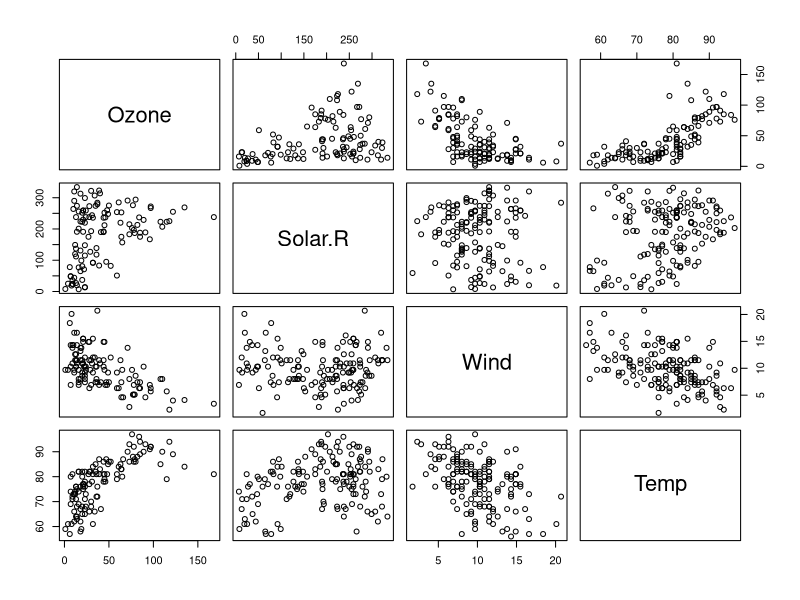
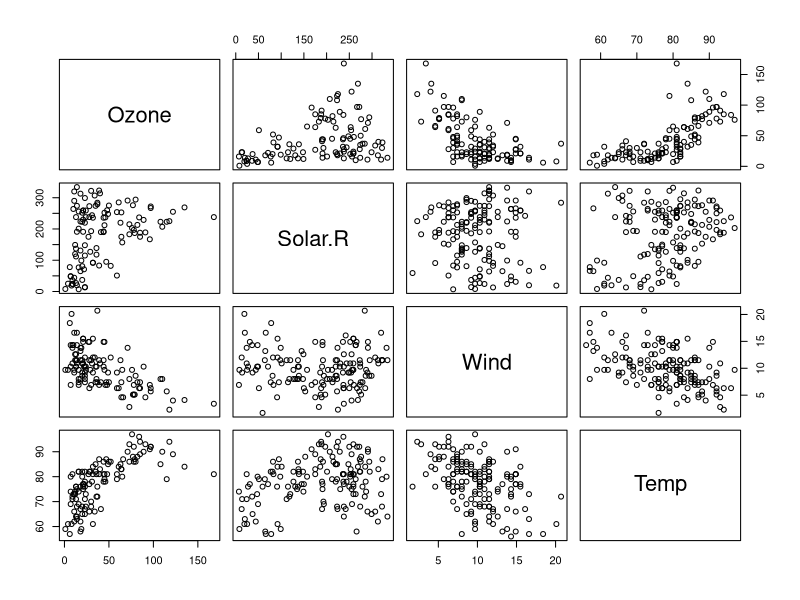
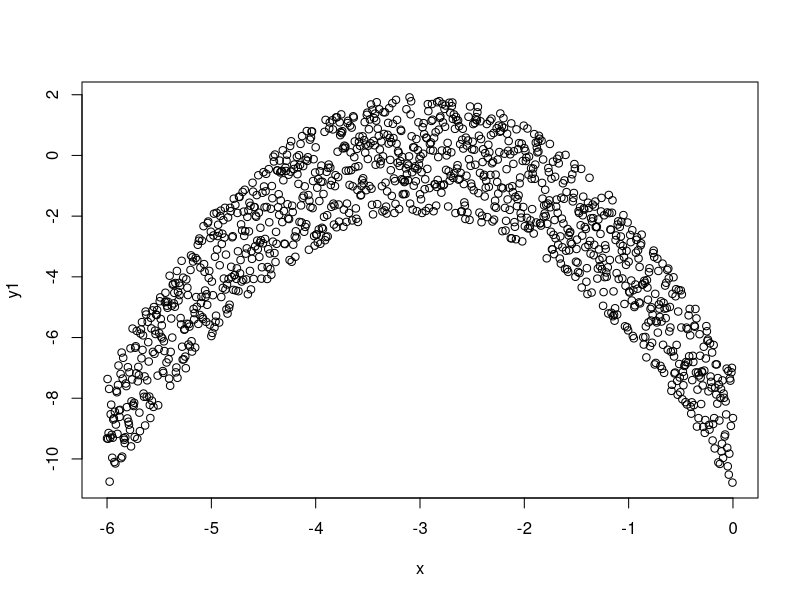
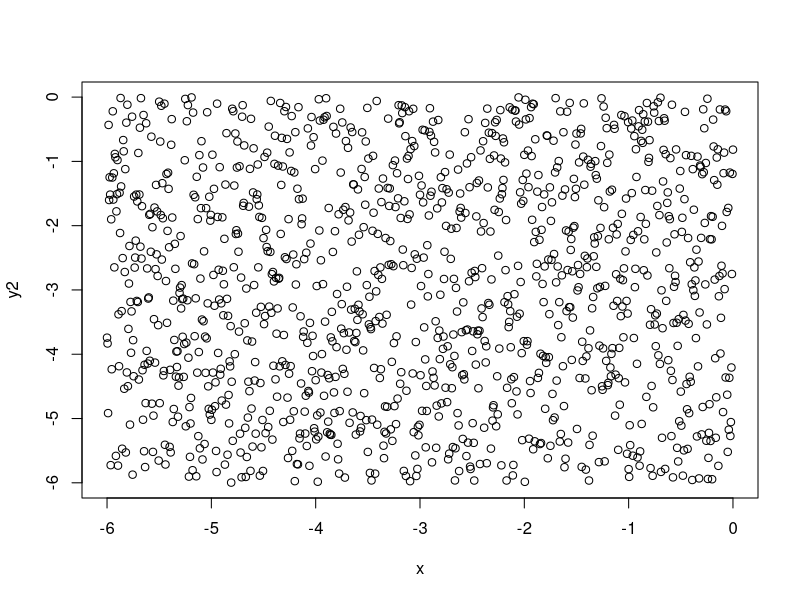
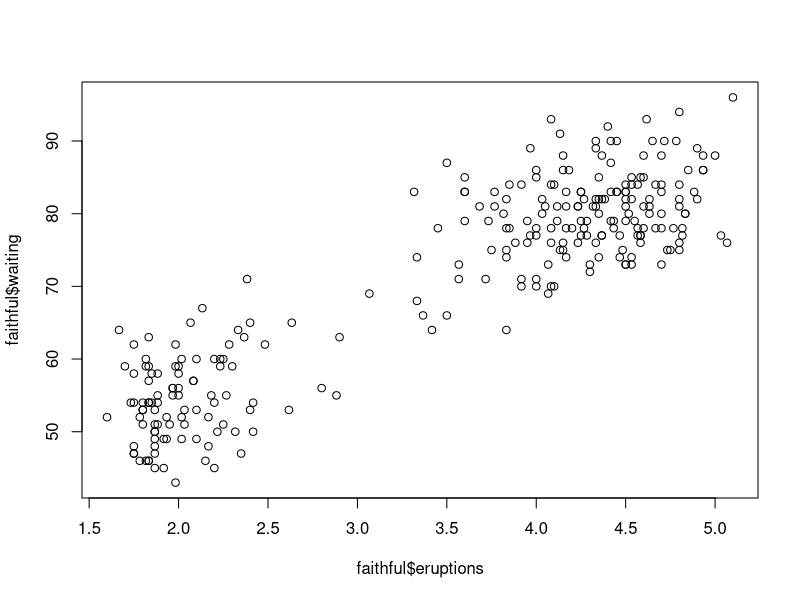
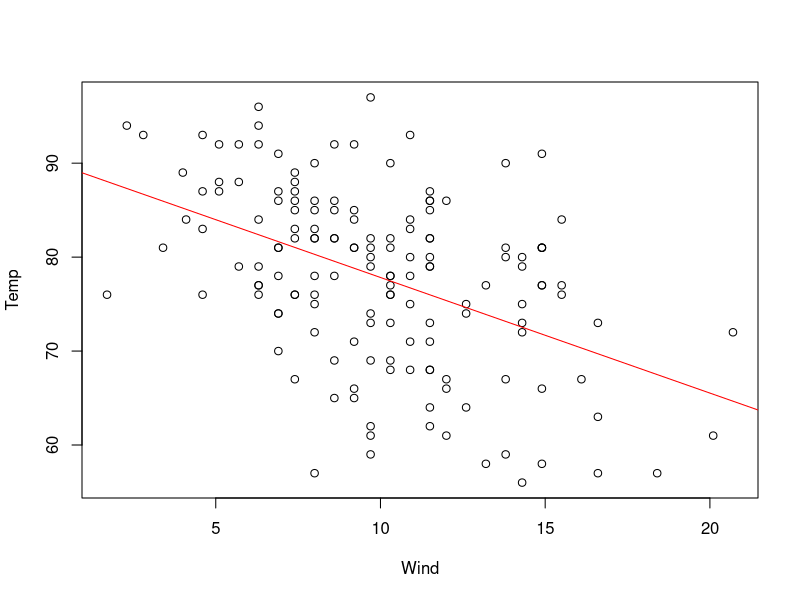
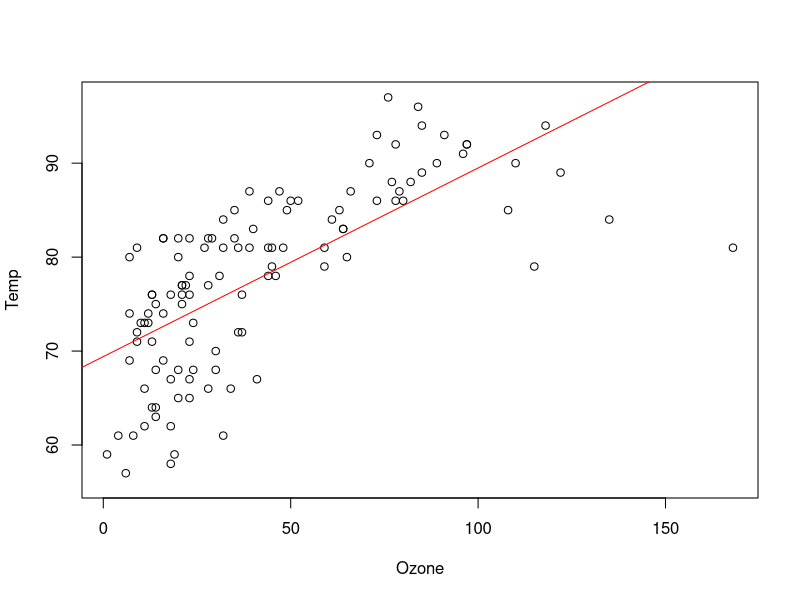
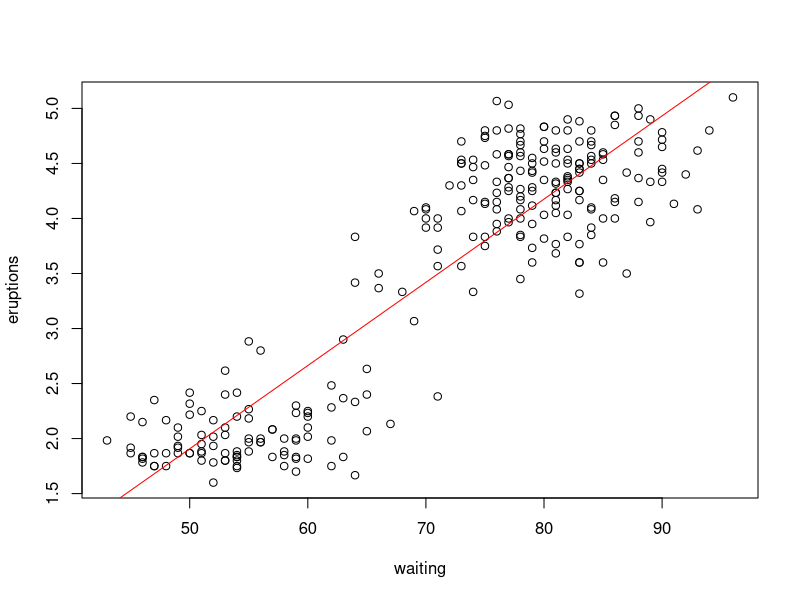

The R script that drew these images, in order:
data("airquality")
head(airquality, 15)

#Correlation just lets you know how tightly they go hand in hand with one another, not how depent they are on one another
pairs(airquality[, c("Ozone", "Solar.R", "Wind", "Temp")])
pairs(airquality[, c("Ozone", "Solar.R", "Wind", "Temp")])
cor(airquality[, c("Ozone", "Solar.R", "Wind", "Temp")], use="na.or.complete")

#For the correlation coefficent, it's hard to say what is good. It depends on your system. Think of it as percent change of one variable based on another


#1.3 Linear Association ONLY

set.seed(15165)
f = function(x){
  y=-(x+3)^2 + runif(length(x), min=-2, max=2)
  #print(y)
}
f1 = function(x){
  y=runif(length(x), min=min(x), max=max(x))
}

x=seq(from=-6, to=0, by =0.005)
y1=f(x)
y2=f1(x)

head(x, 20)
head(y1,20)
head(y2, 20)

cor(x, y1)
#2.843496e-05
cor(x, y2)
#0.03969688

plot(x, y1)
plot(x, y2)

#Exercise 1
cor(faithful[,c("eruptions", "waiting")])
plot(faithful$eruptions, faithful$waiting)

#From running cor, we see that there is a positive correlation between eruptions and waiting. The correlation is strong due to the fact that the correlation is 0.9. This is close to 1, and so we can assume that the correlation between these variables is strong. 

#2.1 Linear Model
mod = lm(Temp~Wind, data=airquality)
summary(mod)

#(Dependentvariable~Independentvariable)
plot(Temp~Wind, data=airquality)
abline(lm(Temp~Wind, data=airquality), col="red")

#Exercise 2
#State the intercept and slope and state whetehr significant
a2=airquality[which(is.na(airquality$Ozone)==FALSE),]
mod2=lm(Temp~Ozone, data = a2)
summary(mod2)
plot(Temp~Ozone, data = airquality)
abline(lm(Temp~Ozone, data = airquality), col="red")
#Here, the intercept is 69.41, and the slope is 0.2. From running the summary, we see that the p-value is significant. This means temperature and ozone are correlated. As Ozone changes, then we would see temperature change. We also see an Rsquared value of 0.4, which is fairly high and could potentially mean significance in the field of ecology. 

mod3=lm(eruptions~waiting, data=faithful)
summary(mod3)
plot(eruptions~waiting, data = faithful)
abline(lm(eruptions~waiting, data = faithful),col="red")
#Here, the intercept is -1.87, and the slope is 0.07. From running the summary, we see that there is a correlation between eruptions and waiting. We see that the relationship is significant due to the p-value being 2.2e-16, which is far under 0.05. We also see that the Rsquared value is 0.8115, which is fairly high and could mean potential signiciance. For me, getting this number would mean that there is a significant correlation here. 

#2.2 Errors
res = residuals(mod)
RSS = sum(res^2)
RSE = sqrt(RSS/summary(mod)$df[2])
str(airquality)
str(summary(mod))
RMSE = RSS/153
RMSE
MSE = RSS/summary(mod)$df[2]
MSE
anova(mod)

#Exercise 3
res.0=residuals(mod2)
RSS.0=sum(res.0^2)

RSE.0=sqrt(RSS.0/summary(mod2)$df[2])
#6.81
#6.81 equals the Residual Standard Error (RSE). To calculate this, you first need to calculate the residual. Then you take the sum of your residuals squared. Lastly, you take the square root of the residuals squared divided by the degrees freedom. 
#This is the square root of the MSE. 
#Essentially this is the standard deviation of the residuals. 
RMSE.0=RSS.0/116
RMSE.0
#45.69


MSE.0=RSS.0/summary(mod2)$df[2]
MSE.0
#46.49
#To calculate the MSE, you take the sum of the squared residuals, divided by the degrees of freedom of mod3. 
#This shows the varriance of all residuals. 

SSY = deviance(lm(a2$Temp~1))
SSY1 = var(airquality$Temp)*152
R2 = 1 - RSS/SSY
SSY
#13617.88
SSY1
#13617.88
R2
#0.209

#Exercise 4
RSS2=RSS.0/114
SSY2=SSY/115

R2A = 1 - (RSS2/SSY2)
R2A

#0.483

plot(residuals(mod))

install.packages('lmtest')
library(lmtest)
dwtest(mod, alternative=c("two.sided"))

plot(residuals(mod)~fitted(mod))
abline(lm(residuals(mod)~fitted(mod)), col="red")

install.packages('lmtest')
library(lmtest)
bptest(mod)

qqnorm(residuals(mod))
qqline(residuals(mod), col="red")

shapiro.test(residuals(mod))

plot(mod)

#Exercise 5
dwtest(mod2, alternative = c("two.sided"))
#The dwtest tests for autocorrelation, which you want to happen with your data. Based on the results calculated about, we recieve a DW= 1.1833 and  p-value of 7.27e-06. We have a signficant p-value, since it is less that 0.05, we have a very low risk of commiting a type 1 error. Therefore, the data has auto correlation, and we reject the null hypothesis. 

bptest(mod2)
#The bptest is used to calculate examine homoscedasticity. From this test, we recieved a p-value of 0.07, which is very close to be homoscedastic, but it is not quite. This is because the p-value is greater than 0.05, so we fail to reject the null because we run the risk of committing error. 

qqnorm(residuals(mod2))
qqline(residuals(mod2), col="red")
shapiro.test(residuals(mod2))
#From this data set, we see that the p-value is 0.000226, which is significant. This is because it is less than 0.05, and so we run a very small risk of committing error. Therefore, we assume normality. We can also see this visually using the QQ- Plot, in which the data is fairly normally distributed. 
